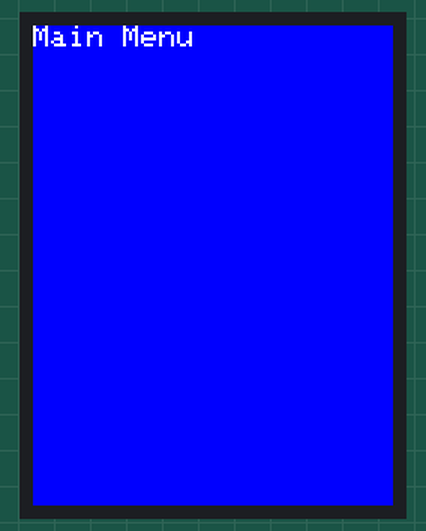
This sketch was run on a simulated Arduino Uno, built with avr-gcc and run on an emulated ATmega328P. Parts: 240×320 colour display. What the sketch prints to the serial monitor is not drawn.

Above: at 0.3 s.
At 1.9 s:
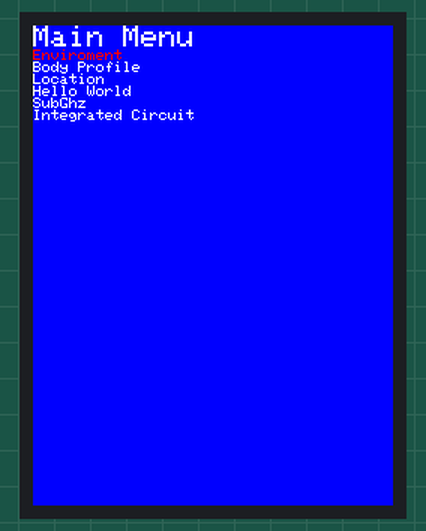
At 3.21 s:
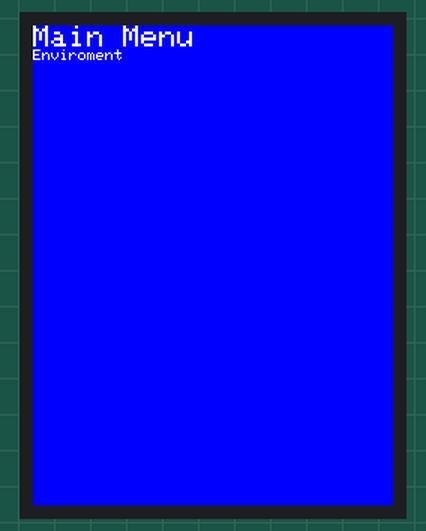
At 3.6 s:
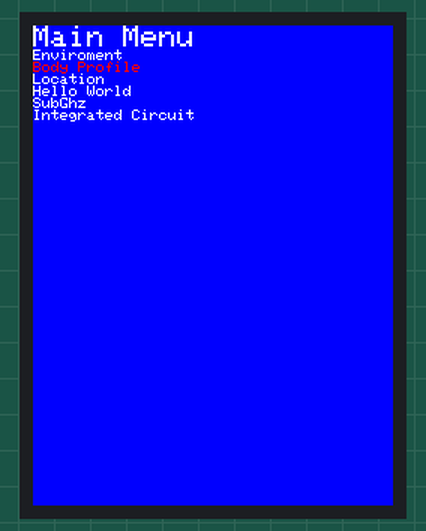
At 4.5 s:
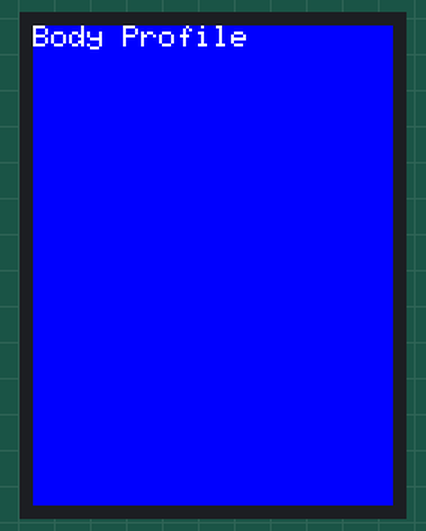

Measured:
- what the display in image 1 shows lasts 1.2 s, from 1.9 s to 3.1 s
- what the display in image 3 shows lasts 0.9 s, from 3.5 s to 4.4 s

The sketch:

ready_UI_noButtons.ino
```cpp
/*
  Emulator can be found at: https://wokwi.com/projects/308024602434470466
  C++ tutorial/examples: https://www.w3schools.com/cpp/cpp_oop.asp


  In this refactor of the UI code, I'm getting rid of the hard coded menu numbers and positions.
  The menu numbers will be calculated on the fly depending on the number of menus and where in the array they're added.
  Similarily, I'll rely on where in the array a menu is added to determine its order on its parent menus page.
  I think this will GREATLY simplify the code.

  Would I rather calculate the list of submenus for each menu on the fly or do it once and store it in memory?
  Arduino Uno Flash Memory: 32 KB = 32,768 bytes. Array memory is 4 bytes per element.

*/
#include "SPI.h"
#include "Adafruit_GFX.h"
#include "Adafruit_ILI9341.h"

#define TFT_DC 9
#define TFT_CS 10

Adafruit_ILI9341 tft = Adafruit_ILI9341(TFT_CS, TFT_DC);

#define btn_apin A0
#define RANGE 10
#define SW1 RANGE
#define SW2 155
#define SW3 340
#define SW4 515
#define SW5 760

const uint16_t Display_Color = ILI9341_BLUE;
const uint16_t Text_Color = ILI9341_WHITE;
const uint16_t Sel_Color = ILI9341_RED;

bool debug = true;
int numOfMenus = 0;  // should move into menu class as a static int

int y_Cursor1 = 8;
int y_Cursor2 = 15;

// -----------------------------------------------------------------------------------------------------------
// Classes ---------------------------------------------------------------------------------------------------
// -----------------------------------------------------------------------------------------------------------
class Menu {
  int _numOfChildren = 0;  //  wont need anymore if array is storing children of parent menu...maybe
  int* _childrenArray;     //  a pointer to an array of addresses of children menu numbers (basically, index numbers)
  static Menu* obj;
  static int _openMenu;      //  variable that stores currently open menu number
  int _sel_yPos = 15;        //  y position of selected submenu
  static int _sel_menuItem;  //  number in child list of where selector is
  static int _sel_menuNum;   //  menu number of seleted submenu
  const char* _menuName;           //  this is a pointer to a character array designated by the constructor of this class
  const char* _childOf;

public:
  Menu(const char menuName[], const char childOf[])
    : _menuName(menuName), _childOf(childOf) {
  }

  void
  Draw() {
    DrawMenu();
    DrawChildren();
  }

  void DrawMenu() {
    tft.fillScreen(Display_Color);
    tft.setCursor(0, 0);
    tft.setTextColor(Text_Color);
    tft.setTextSize(2);
    tft.println(_menuName);
    if (debug == true) {
      Serial.print("Method, DrawMenu: ");
      Serial.println(_menuName);
      Serial.print("    Heading cursor x,y are ");
      Serial.print(tft.getCursorX());
      Serial.println(tft.getCursorY());
    }
  }

  void DrawChildren() {
    if (_childrenArray == nullptr) {
      GenerateChildren();  //  Generate children array only if it hasn't been populated yet (in order to save processing time)
    } else {
      Serial.println("Skipped, GenerateChildren");
      Serial.println("    _childrenArray is already populated");
    }
    int a = _numOfChildren;
    tft.setTextSize(1);
    if (debug == true) {
      Serial.println("Method, DrawChildren");
      Serial.print("    Output of var a: ");
      Serial.println(a);
    }
    if (a < 1) {
      if (debug == true) {
        Serial.println("    No Children");
      }
      return;  //sus
    } else {
      for (int i = 0; i < a; i++) {
        if (i == _sel_menuItem) {
          tft.setTextColor(Sel_Color);
          tft.println(obj[_childrenArray[i]]._menuName);
        } else {
          tft.setTextColor(Text_Color);
          tft.println(obj[_childrenArray[i]]._menuName);
        }
        if (debug == true) {
          Serial.print("    Child menu ");
          Serial.print(_childrenArray[i]);
          Serial.print(" ");
          Serial.print(obj[_childrenArray[i]]._menuName);
          Serial.print(" at position ");
          Serial.print(i);
          Serial.print(" cursor x,y: ");
          Serial.print(tft.getCursorX());
          Serial.println(tft.getCursorY());
        }
      }
    }
  }

  void GenerateChildren() {
    CalcNumOfChildren();  //  generate value for numOfChildren var
    int a = _numOfChildren;
    _childrenArray = new int[a];              //  initialize empty array of child list length. Not sure what this does, not really.
    if (a > 0) {                              //  only scan thru matching menus if menu has at least one child
      int index = 0;                          //  stores where the next child menu number will be stored in the index
      for (int i = 0; i < numOfMenus; i++) {  //  check all menus
        if (obj[i]._childOf == _menuName) {   //  if a menus childOf equals current menus name
          _childrenArray[index] = i;          //  no menu other than zero has been accessed or generated yet so menuNum is zero for all
          index++;                            //  only changes the number if the current if-statement is entered. Used for keeping track of iterations.
        }
      }
    }

    if (debug == true) {
      Serial.println("Method, GenerateChildren");
      Serial.print("    Children of ");
      Serial.print(_menuName);
      Serial.print("{");
      if (a < 1) {
        Serial.println(" }");
      } else {
        for (int i = 0; i < a; i++) {
          Serial.print(_childrenArray[i]);
          if (i < a - 1) {
            Serial.print(", ");
          } else {
            Serial.println("}");
          }
        }
      }
    }
  }

  void CalcNumOfChildren() {
    int numOfChildren = 0;
    if (debug == true) {
      Serial.println("Method, CalcNumOfChildren");
      Serial.print("    numOfMenus: ");
      Serial.println(numOfMenus);
    }
    for (int i = 0; i < numOfMenus; i++) {
      if (obj[i]._childOf == _menuName) {
        numOfChildren++;
        if (debug == true) {
          Serial.print("    Children Count: ");
          Serial.print(numOfChildren);
          Serial.print("    Menu # ");
          Serial.print(i);
          Serial.print(" ");
          Serial.print(obj[i]._menuName);
          Serial.print(" IS the child of ");
          Serial.println(_menuName);
        }
      } else {
        if (debug == true) {
          Serial.print("    Children Count: ");
          Serial.print(numOfChildren);
          Serial.print("    Menu # ");
          Serial.print(i);
          Serial.print(" ");
          Serial.print(obj[i]._menuName);
          Serial.print(" is NOT a child of ");
          Serial.println(_menuName);
        }
      }
    }
    _numOfChildren = numOfChildren;
    if (debug == true) {
      Serial.print("    _numOfChildren = ");
      Serial.println(_numOfChildren);
    }
  }

  char GetMenuName() {  // returns the menu name of a provided object
    return _menuName;
  }

  char GetChildOf() {
    return _childOf;
  }

  static int GetOpenMenu() {  // returns the index number of the openMenu, not its name
    if (false == true) {
      Serial.println("Method, GetOpenMenu");
      Serial.print("    Open menu #: ");
      Serial.println(_openMenu);
    }
    return _openMenu;
  }

  static void SetOpenMenu(char menuName) {  //  sets array index number (menuNumber) of menu given the menus name of menu that's meant to be open.
    for (int i = 0; i < numOfMenus; i++) {  //  need to convert a menu name to it's array index value
      if (obj[i]._menuName == menuName) {
        _openMenu = i;
      }
    }
    if (debug == true) {
      Serial.println("Method, SetOpenMenu");
      Serial.print("    Open menu #: ");
      Serial.println(_openMenu);
    }
  }

  static void SetObj(Menu* _obj) {
    obj = _obj;
  }

  static void SetSelMenu(int menuItem) {
    SetSelMenuItem(menuItem);
    SetSelMenuNum(menuItem);
  }

  static void SetSelMenuItem(int menuItem) {
    int a = menuItem;
    _sel_menuItem = a;
    if (debug == true) {
      Serial.println("Method, SetSelMenuItem");
      Serial.print("    Selected menu item #: ");
      Serial.println(_sel_menuItem);
    }
  }

  static void SetSelMenuNum(int menuItem) {  //  takes in the menuItem and sets menuNumber
    int a = obj[GetOpenMenu()]._childrenArray[menuItem];
    _sel_menuNum = a;
    if (debug == true) {
      Serial.println("Method, SetSelMenuNum");
      Serial.print("    Selected menu #: ");
      Serial.println(_sel_menuNum);
      Serial.print("    childrenArray[menuNum] equals: ");
      Serial.println(a);
    }
  }

  static int GetSelMenuItem() {
    return _sel_menuItem;
  }

  static int GetSelMenuNum() {
    return _sel_menuNum;
  }

  int GetNumOfChildren() {
    return _numOfChildren;
  }

  int* GetChildrenArray() {
    if (debug == true) {
      Serial.println("Method, GetChildrenArray");
      Serial.print("    Returned: ");
      for (int i = 0; i < _numOfChildren; i++) {
        Serial.print(_childrenArray[i]);
        Serial.print(" ");
      }
      Serial.println(" ");
    }
    return _childrenArray;
  }

  static void GoDown() {  // attempt at moving the godown member into the menu class in order to make coding easier for myself.
    int a = _sel_menuItem;
    int b = a + 1;
    int c = obj[_openMenu]._numOfChildren;  //  get the number of children menus of the open menu
    if (b > c) {                            //  if we try to navigate passed the last child menu, reset to the top
      b = 0;
    }
    SetSelMenu(b);
    obj[_openMenu].Draw();

    if (debug == true) {
      Serial.println("Method, GoDown");
      Serial.print("    _openMenu is ");
      Serial.println(obj[_openMenu]._menuName);
      Serial.print("    Retrieved selected menu item # is (starts from zero): ");
      Serial.println(a);
      Serial.print("    Selected menu item # is now: ");
      Serial.println(_sel_menuItem);
      Serial.print("    Which is named ");
      Serial.println(obj[_sel_menuNum]._menuName);
      Serial.print("    Retrieved number of children is (doesnt start from zero): ");
      Serial.println(c);
    }
  }

  static void OpenSelected() { // needs to get the selected menu number and then pass that menu number into the draw method.
    int a = _sel_menuNum;
    obj[a].Draw();

    if (debug == true) {
      Serial.println("Method, OpenSelected");
      Serial.print("    _sel_menuNum is ");
      Serial.print(a);
      Serial.print(" which is named ");
      Serial.println(obj[a]._menuName);
    }
  }
};

// -----------------------------------------------------------------------------------------------------------
// Initializations -------------------------------------------------------------------------------------------
// -----------------------------------------------------------------------------------------------------------
Menu obj[] = {
  Menu("Main Menu", "None"),
  Menu("Enviroment", "Main Menu"),
  Menu("Temperature", "Enviroment"),
  Menu("Body Profile", "Main Menu"),
  Menu("Humidity", "Enviroment"),
  Menu("Location", "Main Menu"),
  Menu("GPS", "Location"),
  Menu("Barometric Pressure", "Enviroment"),
  Menu("Hello World", "Main Menu"),
  Menu("SubGhz", "Main Menu"),
  Menu("NFC", "SubGhz"),
  Menu("RFID", "SubGhz"),
  Menu("Blutooth", "SubGhz"),
  Menu("Accelerometer", "Enviroment"),
  Menu("Integrated Circuit", "Main Menu"),
};

Menu* Menu::obj = nullptr;  //initialize the static member variable

int Menu::_openMenu = 0;  //these set the initial values for some of the static variables in the menu class
int Menu::_sel_menuItem = 0; // 0 being the first entry in the _childrenArray array that's used to populate the parent menu page
int Menu::_sel_menuNum = 1; //  1 because it corresponds with the first entry in the _childrenArray but since menuNumber is the index number of the obj array, 0 is main menu. 1 is the first child menu. This only holds up if the first menu to be displayed is Main Menu.

// -----------------------------------------------------------------------------------------------------------
// Functions -------------------------------------------------------------------------------------------------
// -----------------------------------------------------------------------------------------------------------
void startup() {
  tft.begin();
  if (debug == true) {
    Serial.println();
    Serial.println();
    Serial.println();
  }
  Serial.print("DEBUGGING IS SET TO ");
  Serial.println(debug);
  obj[0].Draw();  // displays the starting menu (by running a lot of other methods first)
  delay(500);
}

void testing() {
  delay(500);
  Menu::GoDown();  // attempt at moving navigation into menu class as static members. might be easier than separate class.
  delay(500);
  Menu::OpenSelected();
}

// -----------------------------------------------------------------------------------------------------------
// Loops -----------------------------------------------------------------------------------------------------
// -----------------------------------------------------------------------------------------------------------
void setup() {
  Serial.begin(9600);
  numOfMenus = sizeof(obj) / sizeof(obj[0]);
  Menu::SetObj(obj);
  startup();
  testing();  // this won't be in setup once testing is complete.
}

void loop() {
  // put your main code here, to run repeatedly:
}
```
